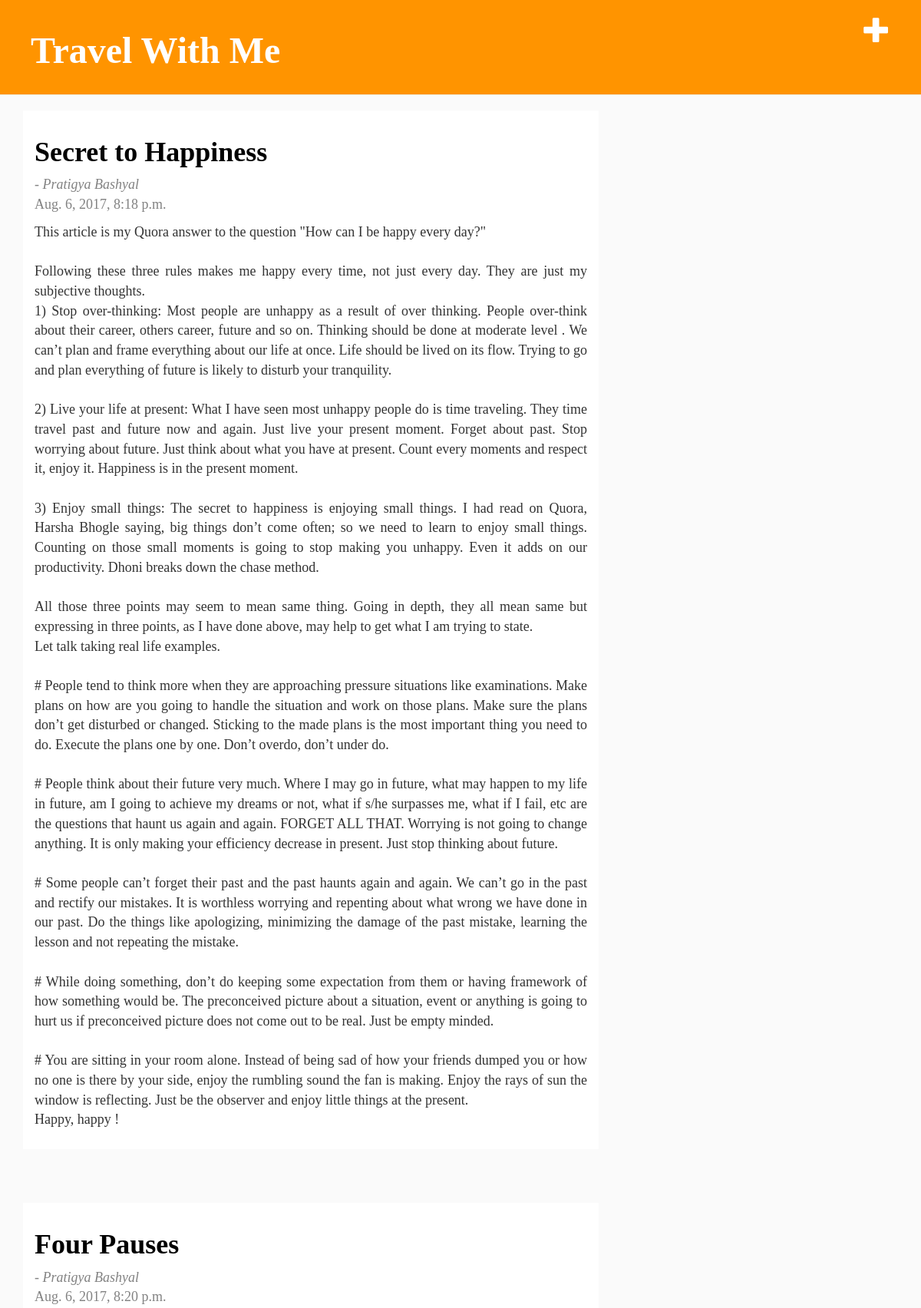
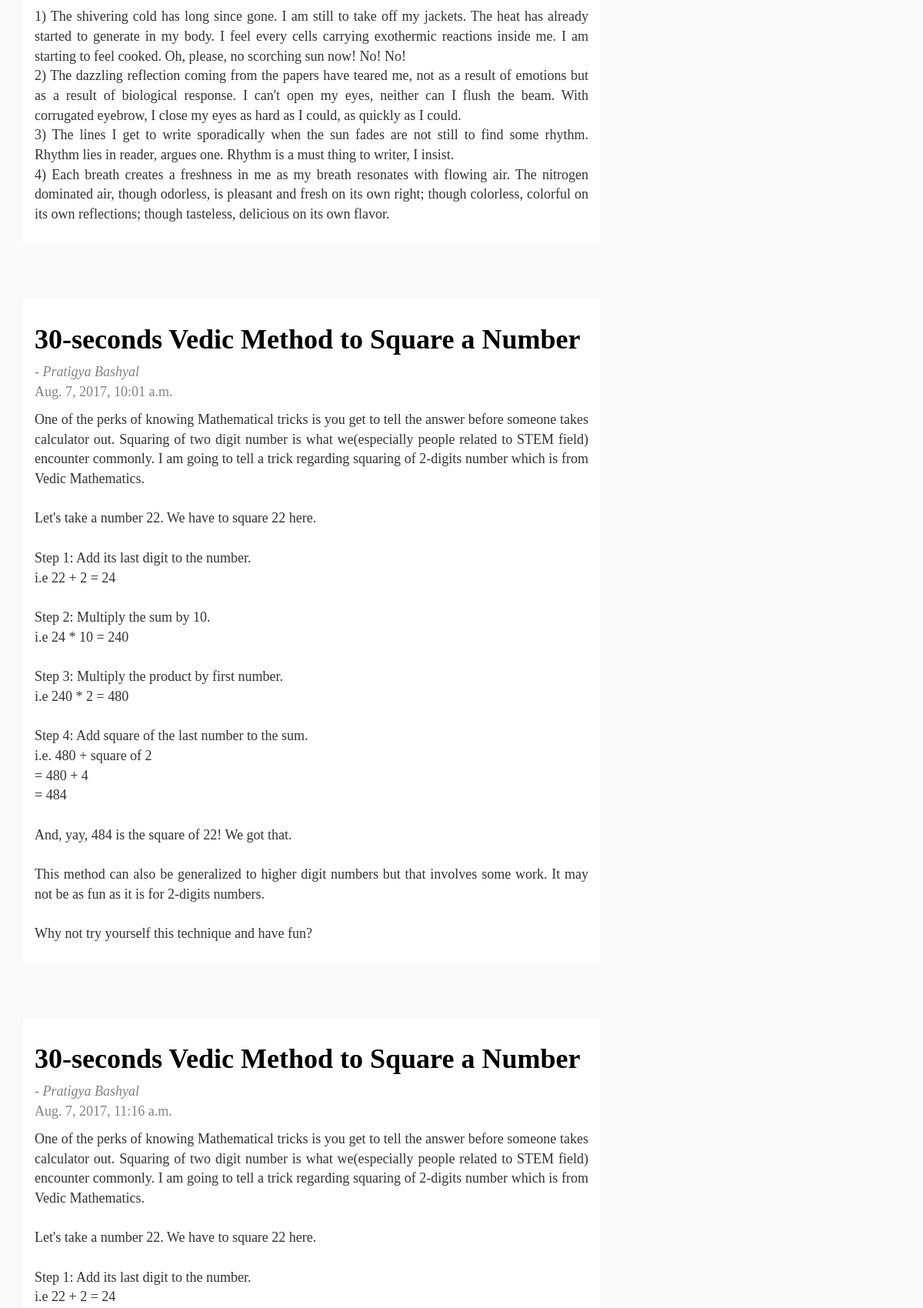
The page / (upper part) on the database its author committed (2 pictures, top to bottom).
### blog_app/models.py (models this page shows, shortened)
class Post(models.Model):
	author = models.ForeignKey('auth.User')
	title = models.CharField(max_length=200)
	text = models.TextField()
	created_date = models.DateTimeField(
		default = timezone.now)
	published_date = models.DateTimeField(
		blank = True, null = True)

### blog_app/views.py (the view)
# urls.py: url(r'^$', views.post_list, name='post_list'),
def post_list(request):
	posts = Post.objects.order_by('published_date')
	return render(request, 'blog_app/post_list.html', {'posts':posts})

### blog_app/templates/blog_app/post_list.html (shortened to what this page needs)
{% load staticfiles %}
<html>
    <head>
        <link rel="stylesheet" href="//maxcdn.bootstrapcdn.com/bootstrap/3.2.0/css/bootstrap.min.css">
        <link rel="stylesheet" href="//maxcdn.bootstrapcdn.com/bootstrap/3.2.0/css/bootstrap-theme.min.css">
        <link rel = 'stylesheet' href = '{% static 'css/blog.css' %}'>
    </head>
    <body>
        <div class = 'page-header'>
        <a href="{% url 'post_new' %}" class="top-menu"><span class="glyphicon glyphicon-plus"></span></a>
            <h1><a style = "font-family: 'georgia'; font-weight: bold;" href="">Travel With Me</a></h1>
        </div>
        <div class="content container">
            <div class="row">
                <div class="col-md-8 col-content">
                    {% for post in posts %}
                        <div class="post">
                            <h1><a href="{% url 'post_detail' pk=post.pk %}">{{ post.title }}</a></h1>
                            <div class="date">
                                <p><span style = 'font-style: italic;'> - Pratigya Bashyal</span><br>{{ post.published_date }}</p>
                            </div>
                            <p>{{ post.text|linebreaksbr }}</p>
                        </div>
                    {% endfor %}
                </div>
            </div>
        </div>
    </body>
</html>

### blog_app/static/css/blog.css (style rules this page uses)
.page-header { background-color: #FF9400; margin-top: 0; padding: 20px 20px 20px 40px; }
.page-header h1, .page-header h1 a, .page-header h1 a:visited, .page-header h1 a:active { color: #FFFFFF; font-size: 36pt; text-decoration: none; }
.post { background-color: #FFFFFF; padding: 15px; }
body { background-color: #FAFAFA; }
h1, h2, h3, h4 { font-family: 'georgia'; font-weight: bold; }
.date { color: #828282; }
.top-menu, .top-menu:hover, .top-menu:visited { color: #ffffff; float: right; font-size: 26pt; margin-right: 20px; }
.post { margin-bottom: 70px; font-family: 'georgia'; font-size: 18px; text-align: justify; }
.post h1 a, .post h1 a:visited { color: #000000; }

### rows shown on the page
Post: title "Secret to Happiness", published_date "Aug. 6, 2017, 8:18 p.m.", text "This article is my Quora answer to the question \"How can I be happy every day?\" Following these three rules makes me happy every time, not just every day. They are just my subjective thoughts. 1) Stop over-thinking: Most people are unhappy as a result of over thinking. People over-think about their career, others career, future and so on. Thinking should be done at moderate level . We can’t plan and frame everything about our life at once. Life should be lived on its flow. Trying to go and plan everything of future is likely to disturb your tranquility. 2) Live your life at present: What I have seen most unhappy people do is time traveling. They time travel past and future now and again.…"
Post: title "Four Pauses", published_date "Aug. 6, 2017, 8:20 p.m.", text "1) The shivering cold has long since gone. I am still to take off my jackets. The heat has already started to generate in my body. I feel every cells carrying exothermic reactions inside me. I am starting to feel cooked. Oh, please, no scorching sun now! No! No! 2) The dazzling reflection coming from the papers have teared me, not as a result of emotions but as a result of biological response. I can't open my eyes, neither can I flush the beam. With corrugated eyebrow, I close my eyes as hard as I could, as quickly as I could. 3) The lines I get to write sporadically when the sun fades are not still to find some rhythm. Rhythm lies in reader, argues one. Rhythm is a must thing to writer, I…"
Post: title "30-seconds Vedic Method to Square a Number", published_date "Aug. 7, 2017, 10:01 a.m.", text "One of the perks of knowing Mathematical tricks is you get to tell the answer before someone takes calculator out. Squaring of two digit number is what we(especially people related to STEM field) encounter commonly. I am going to tell a trick regarding squaring of 2-digits number which is from Vedic Mathematics. Let's take a number 22. We have to square 22 here. Step 1: Add its last digit to the number. i.e 22 + 2 = 24 Step 2: Multiply the sum by 10. i.e 24 * 10 = 240 Step 3: Multiply the product by first number. i.e 240 * 2 = 480 Step 4: Add square of the last number to the sum. i.e. 480 + square of 2 = 480 + 4 = 484 And, yay, 484 is the square of 22! We got that. This method can also be…"
Post: title "30-seconds Vedic Method to Square a Number", published_date "Aug. 7, 2017, 11:16 a.m.", text "One of the perks of knowing Mathematical tricks is you get to tell the answer before someone takes calculator out. Squaring of two digit number is what we(especially people related to STEM field) encounter commonly. I am going to tell a trick regarding squaring of 2-digits number which is from Vedic Mathematics. Let's take a number 22. We have to square 22 here. Step 1: Add its last digit to the number. i.e 22 + 2 = 24"
